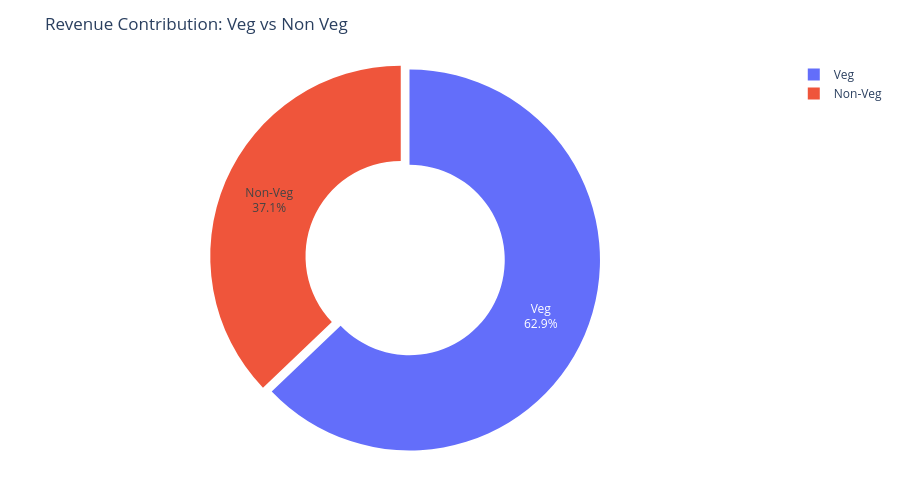

The notebook cell this image was saved under:
### Code cell
fig = px.pie(
    food_revenue,
    values = 'Price (INR)',
    names= 'Food Category',
    hole= 0.5,
    title = 'Revenue Contribution: Veg vs Non Veg',
)
fig.update_traces(
    textinfo='percent+label',
    pull=[0.05,0]
)
fig.update_layout(
    height=500,
    margin=dict(t=60, b=40, l=40, r=40)
)
fig.show()

### Figure 1 — Plotly figure (JSON) as saved in the notebook; plotly's stock layout.template omitted (floating-point values rounded to 4 significant figures)
{"data": [{"domain": {"x": [0, 1], "y": [0, 1]}, "hole": 0.5, "hovertemplate": "Food Category=%{label}<br>Price (INR)=%{value}<extra></extra>", "labels": ["Non-Veg", "Veg"], "legendgroup": "", "name": "", "pull": [0.05, 0], "showlegend": true, "textinfo": "percent+label", "type": "pie", "values": [19680000.0, 33330000.0]}], "layout": {"height": 500, "legend": {"tracegroupgap": 0}, "margin": {"b": 40, "l": 40, "r": 40, "t": 60}, "title": {"text": "Revenue Contribution: Veg vs Non Veg"}}}
